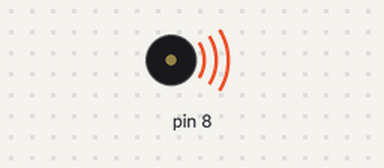
Bench run of a sketch on a simulated Arduino Uno, built with avr-gcc and run on an emulated ATmega328P. Parts: buzzer (waves = sounding).

Above: at 3.1 s.
At 5.1 s:
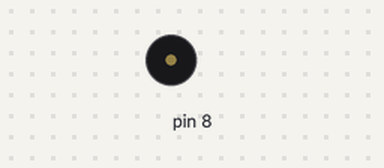
Timing chart, 0 to 6.6 s (numbered marks = the images above):
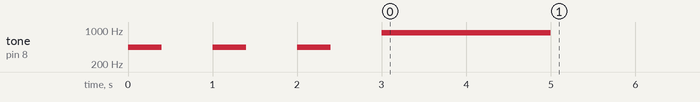

The sketch:

Speaker1.ino
```cpp
void setup() {
    for (int i = 0; i < 3; i++) {
        tone(8, 440, 400);
        delay(1000);
    }
    tone(8, 880, 2000);
    delay(2000);
    noTone(8);
}

void loop() {
}
```
